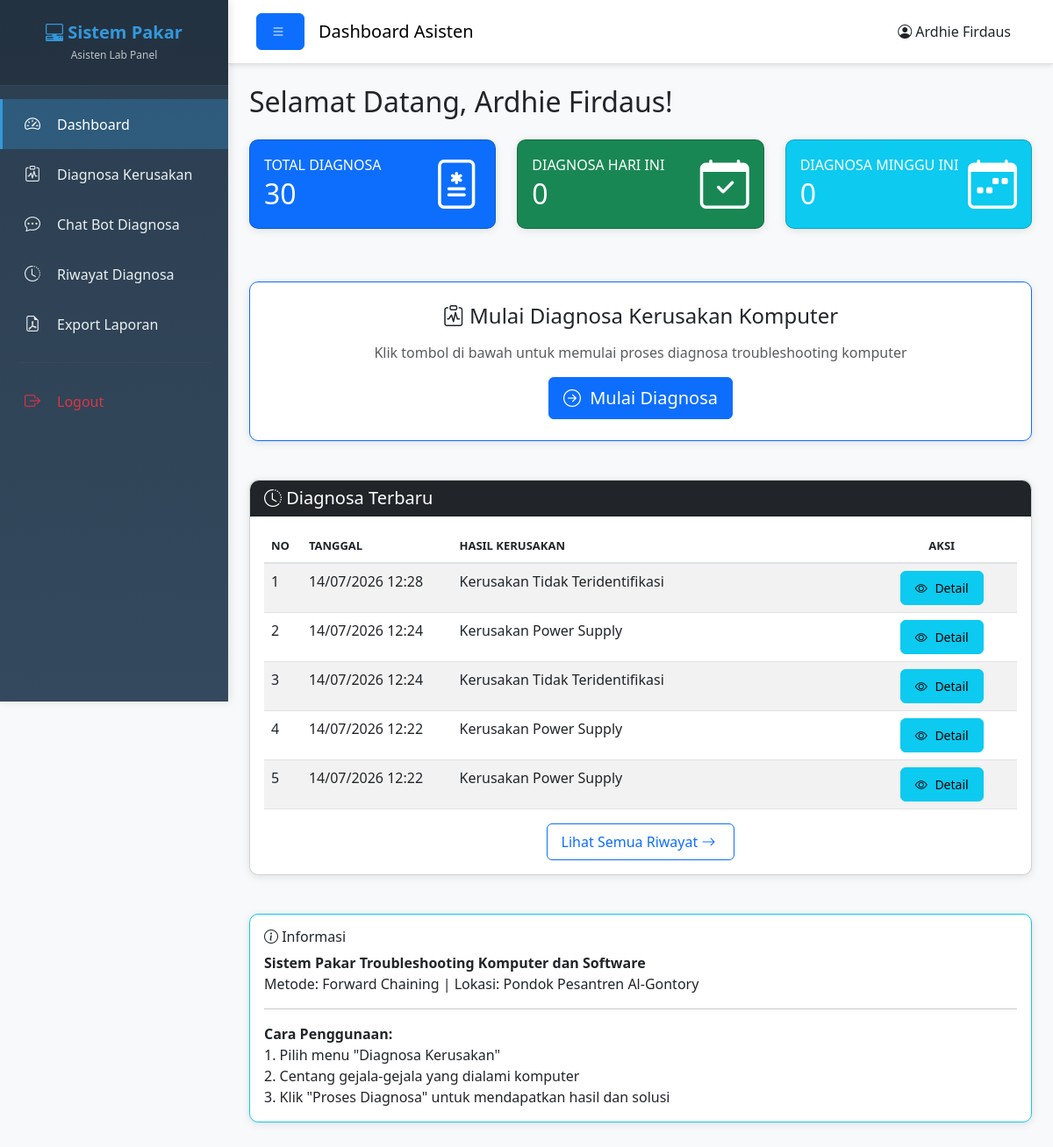
/Asisten/dashboard_asisten.php (signed in), run on an earlier commit of the app's database.
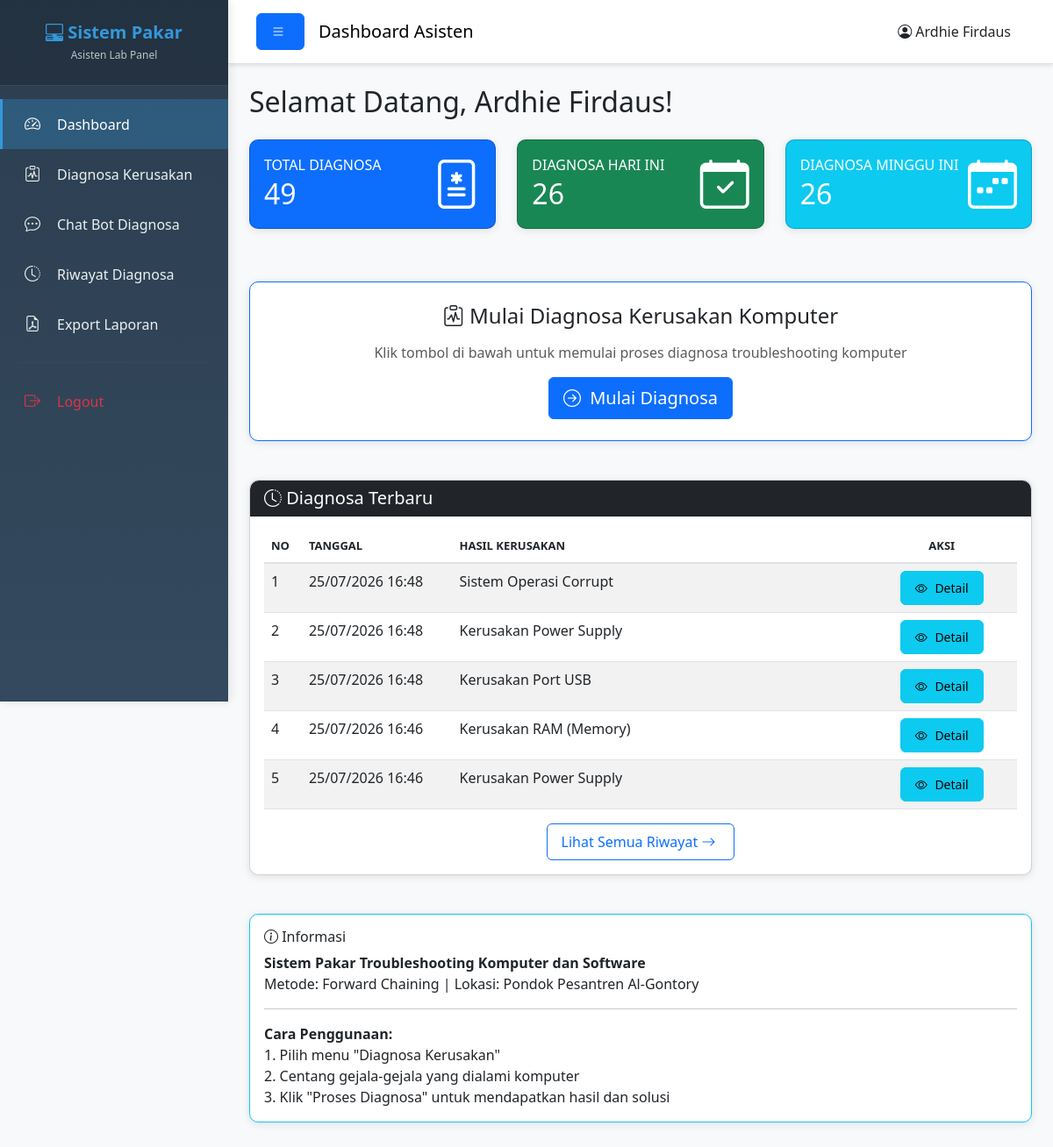
And on a later commit of the database.
### tables this page shows
CREATE TABLE `diagnosa` (
  `id_diagnosa` int(11) NOT NULL,
  `id_user` int(11) NOT NULL,
  `tanggal` datetime NOT NULL,
  `hasil_kerusakan` text NOT NULL
);

### Asisten/dashboard_asisten.php (the view, shortened to what the changed rows need)
<?php
$id_user = $_SESSION['id_user'];
$query_diagnosa = mysqli_query($koneksi, "SELECT COUNT(*) as total FROM diagnosa WHERE id_user='$id_user'");
$total_diagnosa = mysqli_fetch_assoc($query_diagnosa)['total'];
$query_today = mysqli_query($koneksi, "SELECT COUNT(*) as total FROM diagnosa WHERE id_user='$id_user' AND DATE(tanggal) = CURDATE()");
$total_today = mysqli_fetch_assoc($query_today)['total'];
$query_week = mysqli_query($koneksi, "SELECT COUNT(*) as total FROM diagnosa WHERE id_user='$id_user' AND YEARWEEK(tanggal) = YEARWEEK(NOW())");
$total_week = mysqli_fetch_assoc($query_week)['total'];
$query_recent = "SELECT d.*, k.nama_kerusakan
                 FROM diagnosa d
                 LEFT JOIN kerusakan k ON d.hasil_kerusakan = k.nama_kerusakan
                 WHERE d.id_user='$id_user'
                 ORDER BY d.tanggal DESC
                 LIMIT 5";
$result_recent = mysqli_query($koneksi, $query_recent);
?>
<!DOCTYPE html>
<html lang="id">
<head>
    <link href="https://cdn.jsdelivr.net/npm/bootstrap@5.3.0/dist/css/bootstrap.min.css" rel="stylesheet">
    <link rel="stylesheet" href="https://cdn.jsdelivr.net/npm/bootstrap-icons@1.10.0/font/bootstrap-icons.css">
    <link rel="stylesheet" href="../Assets/css/style.css?v=20260713">
</head>
<body>
    <div class="wrapper">
        <div class="main-content">
            <div class="container-fluid p-4">
                <h2 class="mb-4">Selamat Datang, <?php echo $_SESSION['nama_lengkap']; ?>!</h2>
                <div class="row mb-4">
                    <div class="col-md-4 mb-3">
                        <div class="card bg-primary text-white shadow">
                            <div class="card-body">
                                <div class="d-flex justify-content-between align-items-center">
                                    <div>
                                        <h6 class="text-uppercase mb-1">Total Diagnosa</h6>
                                        <h2 class="mb-0"><?php echo $total_diagnosa; ?></h2>
                                    </div>
                                </div>
                            </div>
                        </div>
                    </div>
                    <div class="col-md-4 mb-3">
                        <div class="card bg-success text-white shadow">
                            <div class="card-body">
                                <div class="d-flex justify-content-between align-items-center">
                                    <div>
                                        <h6 class="text-uppercase mb-1">Diagnosa Hari Ini</h6>
                                        <h2 class="mb-0"><?php echo $total_today; ?></h2>
                                    </div>
                                </div>
                            </div>
                        </div>
                    </div>
                    <div class="col-md-4 mb-3">
                        <div class="card bg-info text-white shadow">
                            <div class="card-body">
                                <div class="d-flex justify-content-between align-items-center">
                                    <div>
                                        <h6 class="text-uppercase mb-1">Diagnosa Minggu Ini</h6>
                                        <h2 class="mb-0"><?php echo $total_week; ?></h2>
                                    </div>
                                </div>
                            </div>
                        </div>
                    </div>
                </div>
                <div class="row">
                    <div class="col-md-12">
                        <div class="card shadow">
                            <div class="card-body">
                                <?php if(mysqli_num_rows($result_recent) > 0): ?>
                                <div class="table-responsive">
                                    <table class="table table-hover table-striped">
                                        <thead>
                                            <tr>
                                                <th width="5%">No</th>
                                                <th width="20%">Tanggal</th>
                                                <th width="55%">Hasil Kerusakan</th>
                                                <th width="20%" class="text-center">Aksi</th>
                                            </tr>
                                        </thead>
                                        <tbody>
                                            <?php
                                            $no = 1;
                                            while($row = mysqli_fetch_assoc($result_recent)):
                                            ?>
                                            <tr>
                                                <td><?php echo $no++; ?></td>
                                                <td><?php echo date('d/m/Y H:i', strtotime($row['tanggal'])); ?></td>
                                                <td><?php echo $row['hasil_kerusakan']; ?></td>
                                                <td class="text-center">
                                                    <a href="hasil_diagnosa.php?id=<?php echo $row['id_diagnosa']; ?>"
                                                       class="btn btn-info btn-sm">
                                                        <i class="bi bi-eye"></i> Detail
                                                    </a>
                                                </td>
                                            </tr>
                                            <?php endwhile; ?>
                                        </tbody>
                                    </table>
                                </div>
                                <?php endif; ?>
                            </div>
                        </div>
                    </div>
                </div>
            </div>
        </div>
    </div>
</body>
</html>

What changed in the data, as far as the page shows it:
no longer on this page (row edited): diagnosa: tanggal "14/07/2026 12:28", hasil_kerusakan "Kerusakan Tidak Teridentifikasi"
no longer on this page (row edited): diagnosa: tanggal "14/07/2026 12:24", hasil_kerusakan "Kerusakan Power Supply"
no longer on this page (row edited): diagnosa: tanggal "14/07/2026 12:24", hasil_kerusakan "Kerusakan Tidak Teridentifikasi"
no longer on this page (row edited): diagnosa: tanggal "14/07/2026 12:22", hasil_kerusakan "Kerusakan Power Supply"
no longer on this page (row edited): diagnosa: tanggal "14/07/2026 12:22", hasil_kerusakan "Kerusakan Power Supply"
added diagnosa: tanggal "25/07/2026 16:48", hasil_kerusakan "Sistem Operasi Corrupt"
added diagnosa: tanggal "25/07/2026 16:48", hasil_kerusakan "Kerusakan Power Supply"
added diagnosa: tanggal "25/07/2026 16:48", hasil_kerusakan "Kerusakan Port USB"
added diagnosa: tanggal "25/07/2026 16:46", hasil_kerusakan "Kerusakan RAM (Memory)"
added diagnosa: tanggal "25/07/2026 16:46", hasil_kerusakan "Kerusakan Power Supply"
Also different on the page:
$total_diagnosa: "30" → "49"
$total_today: "0" → "26"
$total_week: "0" → "26"
